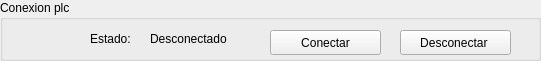
    <widget class="QGroupBox" name="groupBox_9">
     <property name="geometry">
      <rect>
       <x>0</x>
       <y>0</y>
       <width>541</width>
       <height>61</height>
      </rect>
     </property>
     <property name="title">
      <string>Conexion plc</string>
     </property>
     <widget class="QLabel" name="ShowText1">
      <property name="geometry">
       <rect>
        <x>150</x>
        <y>30</y>
        <width>101</width>
        <height>17</height>
       </rect>
      </property>
      <property name="styleSheet">
       <string notr="true"/>
      </property>
      <property name="text">
       <string>Desconectado</string>
      </property>
     </widget>
     <widget class="QPushButton" name="disconnectbtn">
      <property name="geometry">
       <rect>
        <x>400</x>
        <y>30</y>
        <width>111</width>
        <height>25</height>
       </rect>
      </property>
      <property name="text">
       <string>Desconectar </string>
      </property>
     </widget>
     <widget class="QLabel" name="labelNameFile_2">
      <property name="geometry">
       <rect>
        <x>90</x>
        <y>30</y>
        <width>51</width>
        <height>17</height>
       </rect>
      </property>
      <property name="text">
       <string>Estado:</string>
      </property>
     </widget>
     <widget class="QPushButton" name="Connectbtn">
      <property name="geometry">
       <rect>
        <x>270</x>
        <y>30</y>
        <width>111</width>
        <height>25</height>
       </rect>
      </property>
      <property name="text">
       <string>Conectar</string>
      </property>
     </widget>
    </widget>
